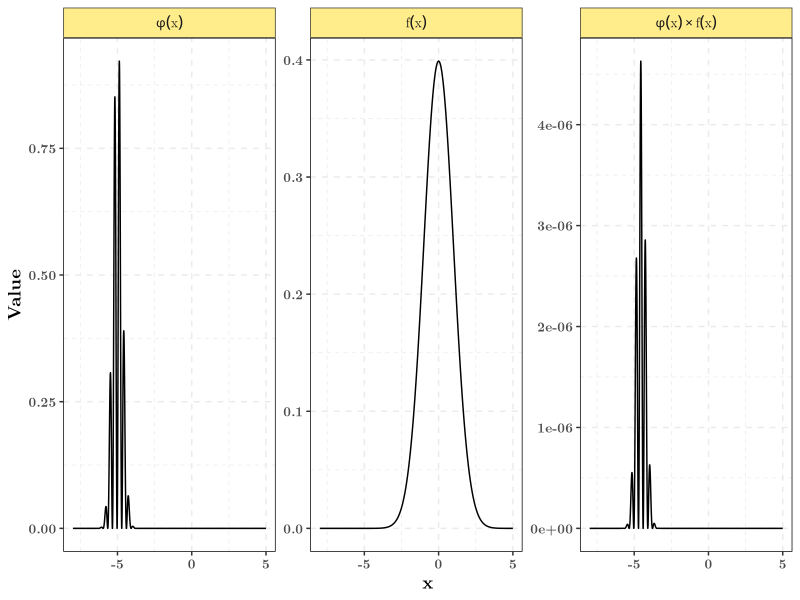
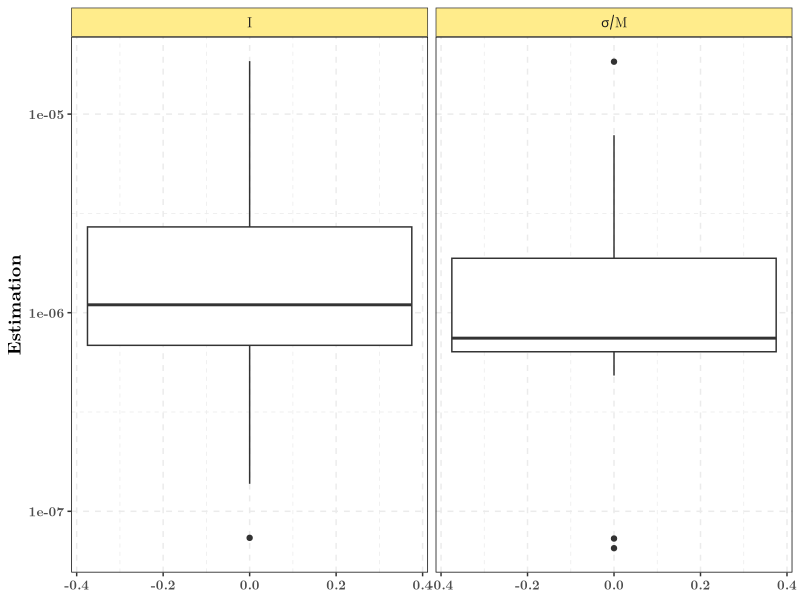
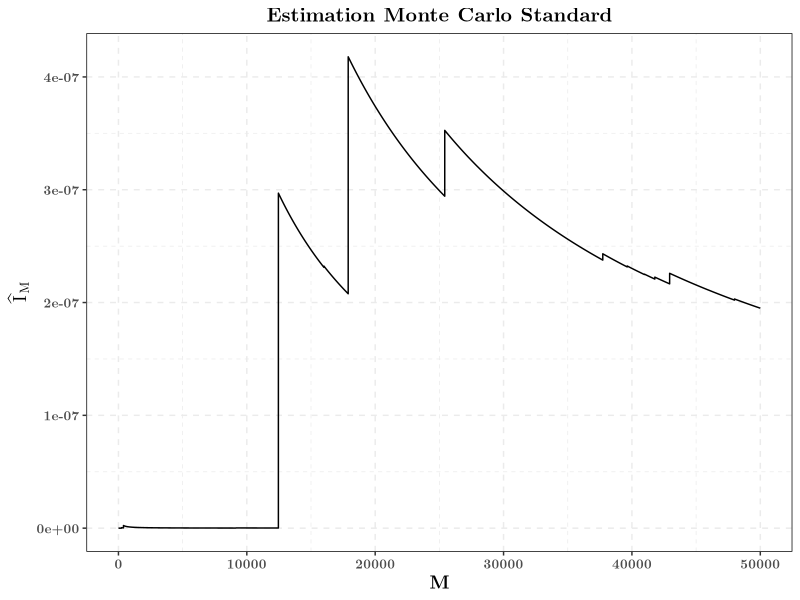
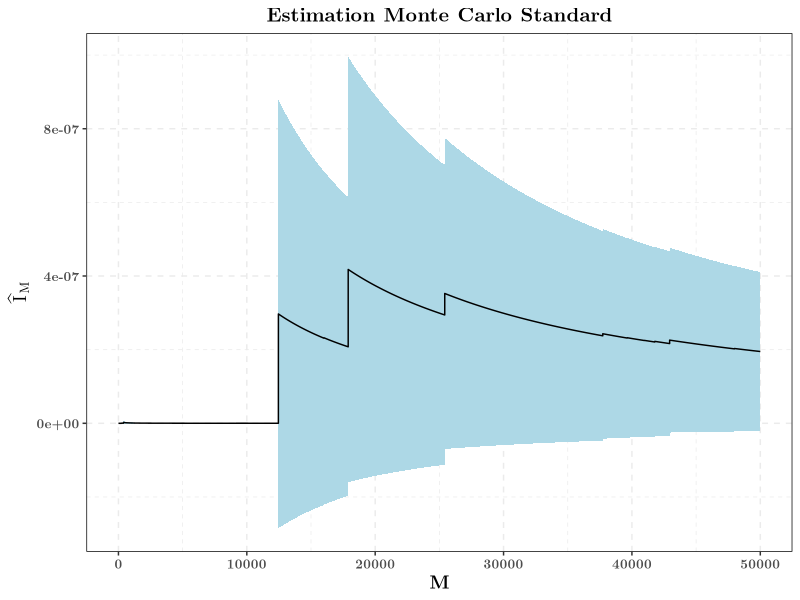
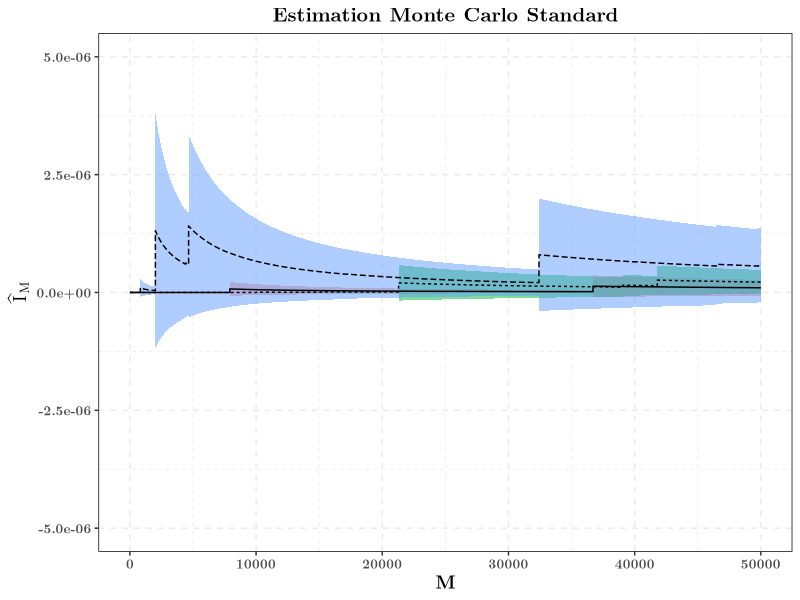
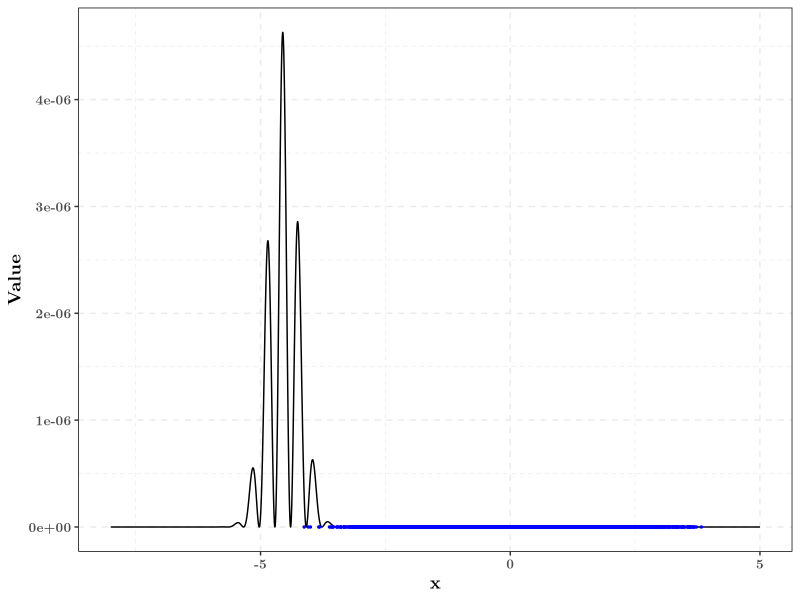
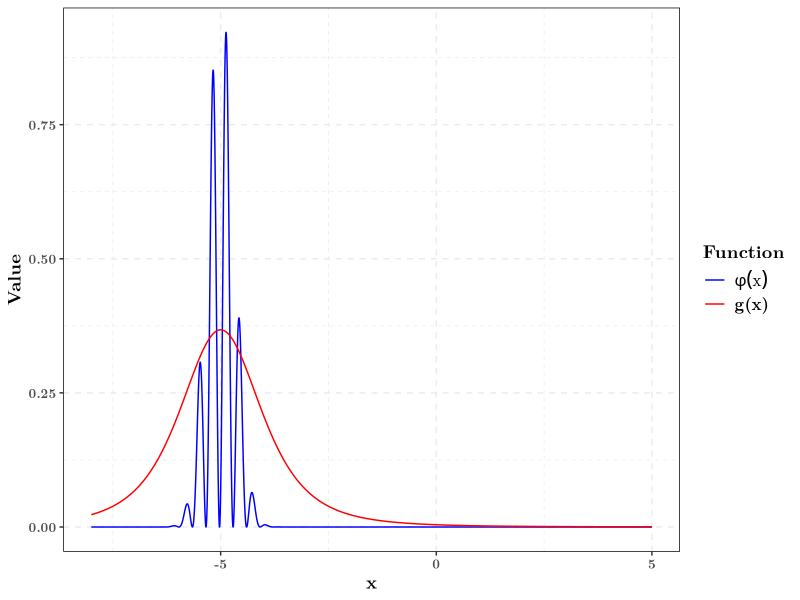
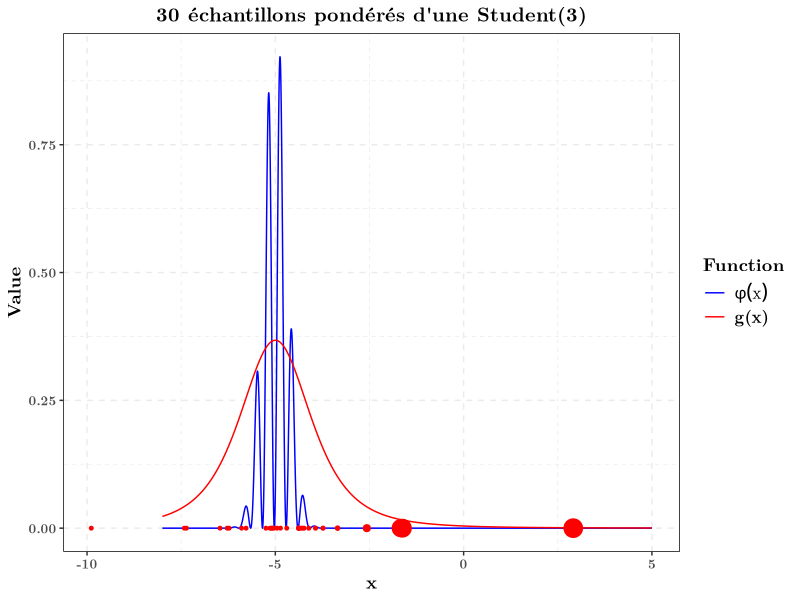

Here is the R script that generated these plots, in order:
## ---- chunk 1
knitr::opts_chunk$set(echo = FALSE, message = FALSE,
                      cache = TRUE,
                      fig.width =  7, 
                      fig.height = 3)
library(tidyverse)
## ---- chunk 2
theme_set(theme_bw() +
            theme(
              panel.border = element_rect(colour = "black",
                                          fill = rgb(0, 0, 0, 0)),
              panel.grid = element_line(linetype = 2),
              plot.background = element_rect(fill = "white"),# bg around panel
              legend.background = element_blank(),
              text = element_text(family = "LM Roman 10", size = 12, face = "bold"),
              axis.title = element_text(size = rel(1.1)),
              legend.text = element_text(size = rel(1)),
              legend.title = element_text(size = rel(1.1)),
              plot.subtitle = element_text(hjust = 0.5, size = rel(1)),
              strip.background = element_rect(fill = "lightgoldenrod1"),
              plot.title = element_text(face = "bold", size = rel(1.2), hjust = 0.5)))
## ---- chunk 3
get_phi <- function(x){
  sin(10 * x)^2 * exp(-5 * (x + 5)^2)
}
get_f <- function(x, log = FALSE){
  dnorm(x, log = log)
}
my_df_proposal <- 3
get_g <- function(x, df = my_df_proposal, log = FALSE){
  dt(x + 5, df = df, log = log) # Student distribution with finite variance
}
## ---- chunk 4
function_tibble <- tibble(x = seq(-8, 5, by = 0.001)) %>% 
  mutate(phi_x = get_phi(x), f_x = get_f(x), phi_f = phi_x * f_x,
         g_x = get_g(x), f_over_g = f_x / g_x) %>% 
  gather(-x, key = "Function", value = "Value", factor_key = TRUE) %>% 
  mutate(Function = factor(Function, labels = c("phi(x)", "f(x)",
                                                "phi(x)%*%f(x)",
                                                "g(x)", "f(x) %/% g(x)")))
## ---- chunk 5
function_tibble %>% 
  filter(str_detect(Function, "g", negate = TRUE)) %>%
  ggplot(aes(x = x, y = Value)) +
  geom_line() +
  facet_wrap(.~Function, scales = "free", labeller = label_parsed)
## ---- chunk 6
get_mc_estimate <- function(n_samp){
  samples <- rnorm(n_samp)
  z_975 <- qnorm(0.975)
  tibble(index = 1:n_samp, x = samples, phi_x = get_phi(samples),
         w = 1) %>% 
    mutate(estimate = cumsum(phi_x) / index,
           variance = cumsum(phi_x^2) / index - estimate^2,
           borne_sup = estimate + z_975 * sqrt(variance / index),
           borne_inf = estimate - z_975 * sqrt(variance / index))
}
## ---- chunk 7
set.seed(1234)
my_mc_estimate <- get_mc_estimate(5e4)
## ---- chunk 8
resultats <- read.table("resultats_estimation.csv",
                        sep = ",", header = T)
resultats %>% mutate(ecart_type = sqrt(variance_estimee / 5e4)) %>% 
  select(estimation, ecart_type) %>%
  filter(estimation < 0.1) %>% 
  gather(key = "Parametre", value = "Estimation", factor_key = TRUE) %>% 
  mutate(Parametre = factor(Parametre, labels = c("I", "sigma/M"))) %>% 
  ggplot(aes(y = Estimation)) +
  geom_boxplot() +
  scale_y_continuous(trans = "log10") +
  facet_wrap(.~Parametre, labeller = label_parsed) 
## ---- chunk 9
ggplot(my_mc_estimate) +
  aes(x = index, y = estimate) +
  geom_line() +
  labs(x = "M", y = expression(hat(I)[M]),
       title = "Estimation Monte Carlo Standard")
## ---- chunk 10
plot_mc_estimate <- ggplot(my_mc_estimate) +
  aes(x = index, y = estimate) +
  geom_ribbon(aes(ymin = borne_inf, ymax = borne_sup),
              fill = "lightblue") + 
  geom_line() +
  labs(x = "M", y = expression(hat(I)[M]),
       title = "Estimation Monte Carlo Standard")
plot_mc_estimate
## ---- chunk 11
set.seed(123)
three_mc_estimates <- rerun(3, get_mc_estimate(5e4)) %>% 
  bind_rows(.id = "Replicate")
ggplot(three_mc_estimates) +
  aes(x = index, y = estimate) +
  geom_ribbon(aes(ymin = borne_inf, ymax = borne_sup,
                  fill = Replicate), alpha = 0.5) + 
  geom_line(aes(group = Replicate, linetype = Replicate)) +
  theme(legend.position = "none") +
  labs(x = "M", y = expression(hat(I)[M]),
       title = "Estimation Monte Carlo Standard") +
  coord_cartesian(ylim = c(-1, 1) * 5e-6)
## ---- chunk 12
function_tibble %>% 
  filter(Function == "phi(x)%*%f(x)") %>% 
  ggplot(aes(x = x, y = Value)) +
  geom_line() +
  geom_point(data = my_mc_estimate,
             mapping = aes(y = 0), col = "blue",
             size = 0.5)
## ---- chunk 13
get_is_estimate <- function(n_samp, df = my_df_proposal){
  samples <- rt(n_samp, df = df) - 5
  weights <- exp(get_f(samples, log = TRUE) - get_g(samples, df = df, log = TRUE))
  z_975 <- qnorm(0.975)
  tibble(index = 1:n_samp, x = samples, phi_x = get_phi(samples),
         w = weights) %>% 
    mutate(estimate = cumsum(phi_x * weights) / index,
           variance = cumsum((phi_x * weights)^2) / index - estimate^2,
           borne_sup = estimate + z_975 * sqrt(variance / index),
           borne_inf = estimate - z_975 * sqrt(variance / index))
}
## ---- chunk 14
main_plot_is <- function_tibble %>% 
  filter(Function %in% c("phi(x)", "g(x)")) %>% 
  ggplot(aes(x = x, y = Value)) +
  scale_color_manual(labels = c(expression(phi(x), "g(x)")),
                     values = c("blue", "red")) +
  geom_line(aes(color = Function)) 
main_plot_is
## ---- chunk 15
set.seed(123)
M_example <- 30
is_estimate_example <- get_is_estimate(M_example) 
## ---- chunk 16
main_plot_is +
  geom_point(data = is_estimate_example, aes(y = 0, size = w),
             color = "red") +
  guides(size = FALSE) +
  labs(title = paste0(M_example, " échantillons pondérés d'une Student(",
                      my_df_proposal, ")"))
## ---- chunk 17
set.seed(1234)
plot_is_estimate <- get_is_estimate(5e4) %>%  
  ggplot() +
  aes(x = index, y = estimate) +
  geom_ribbon(aes(ymin = borne_inf, ymax = borne_sup),
              fill = "coral2") +
  geom_line() + 
  labs(x = "M", y = expression(hat(IS)[M]^IS),
       title = "Estimation par échantillonnage préférentiel")
plot_is_estimate
## ---- chunk 18
set.seed(1)
mutate(get_mc_estimate(1e6), Type = "Standard") %>% 
  bind_rows(mutate(get_is_estimate(1e6), Type = "Ech. Pref")) %>% 
  slice(seq(1, 2e6, by = 100)) %>% 
  ggplot() +
  aes(x = index, y = estimate) +
  geom_ribbon(aes(ymin = borne_inf, ymax = borne_sup, fill = Type),
              alpha = 0.5) +
  geom_line(aes(color = Type)) + 
  labs(x = "M", y = expression(hat(I)),
       title = "Estimation de I")
